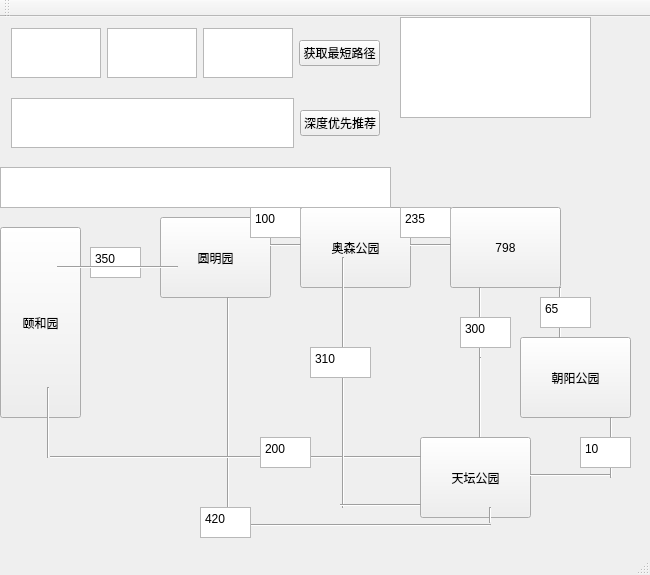
<?xml version="1.0" encoding="UTF-8"?>
<ui version="4.0">
 <class>MainWindow</class>
 <widget class="QMainWindow" name="MainWindow">
  <property name="geometry">
   <rect>
    <x>0</x>
    <y>0</y>
    <width>650</width>
    <height>575</height>
   </rect>
  </property>
  <property name="windowTitle">
   <string>MainWindow</string>
  </property>
  <widget class="QWidget" name="centralWidget">
   <widget class="QTextBrowser" name="inform">
    <property name="geometry">
     <rect>
      <x>400</x>
      <y>0</y>
      <width>191</width>
      <height>101</height>
     </rect>
    </property>
   </widget>
   <widget class="QPushButton" name="sevennineeightPark">
    <property name="geometry">
     <rect>
      <x>450</x>
      <y>190</y>
      <width>111</width>
      <height>81</height>
     </rect>
    </property>
    <property name="text">
     <string>798</string>
    </property>
   </widget>
   <widget class="QPushButton" name="OlympicsPark">
    <property name="geometry">
     <rect>
      <x>300</x>
      <y>190</y>
      <width>111</width>
      <height>81</height>
     </rect>
    </property>
    <property name="text">
     <string>奥森公园</string>
    </property>
   </widget>
   <widget class="QPushButton" name="YuanMingPark">
    <property name="geometry">
     <rect>
      <x>160</x>
      <y>200</y>
      <width>111</width>
      <height>81</height>
     </rect>
    </property>
    <property name="text">
     <string>圆明园</string>
    </property>
   </widget>
   <widget class="QPushButton" name="TianTanPark">
    <property name="geometry">
     <rect>
      <x>420</x>
      <y>420</y>
      <width>111</width>
      <height>81</height>
     </rect>
    </property>
    <property name="text">
     <string>天坛公园</string>
    </property>
   </widget>
   <widget class="QPushButton" name="SummerPalace">
    <property name="geometry">
     <rect>
      <x>0</x>
      <y>210</y>
      <width>81</width>
      <height>191</height>
     </rect>
    </property>
    <property name="text">
     <string>颐和园</string>
    </property>
   </widget>
   <widget class="QPushButton" name="ChaoYangPark">
    <property name="geometry">
     <rect>
      <x>520</x>
      <y>320</y>
      <width>111</width>
      <height>81</height>
     </rect>
    </property>
    <property name="text">
     <string>朝阳公园</string>
    </property>
   </widget>
   <widget class="Line" name="line_2">
    <property name="geometry">
     <rect>
      <x>220</x>
      <y>280</y>
      <width>16</width>
      <height>231</height>
     </rect>
    </property>
    <property name="orientation">
     <enum>Qt::Vertical</enum>
    </property>
   </widget>
   <widget class="Line" name="line_3">
    <property name="geometry">
     <rect>
      <x>270</x>
      <y>220</y>
      <width>31</width>
      <height>16</height>
     </rect>
    </property>
    <property name="orientation">
     <enum>Qt::Horizontal</enum>
    </property>
   </widget>
   <widget class="Line" name="line_4">
    <property name="geometry">
     <rect>
      <x>410</x>
      <y>220</y>
      <width>41</width>
      <height>16</height>
     </rect>
    </property>
    <property name="orientation">
     <enum>Qt::Horizontal</enum>
    </property>
   </widget>
   <widget class="Line" name="line_5">
    <property name="geometry">
     <rect>
      <x>550</x>
      <y>270</y>
      <width>20</width>
      <height>51</height>
     </rect>
    </property>
    <property name="orientation">
     <enum>Qt::Vertical</enum>
    </property>
   </widget>
   <widget class="Line" name="line_6">
    <property name="geometry">
     <rect>
      <x>610</x>
      <y>400</y>
      <width>3</width>
      <height>61</height>
     </rect>
    </property>
    <property name="orientation">
     <enum>Qt::Vertical</enum>
    </property>
   </widget>
   <widget class="Line" name="line_7">
    <property name="geometry">
     <rect>
      <x>530</x>
      <y>450</y>
      <width>81</width>
      <height>16</height>
     </rect>
    </property>
    <property name="orientation">
     <enum>Qt::Horizontal</enum>
    </property>
   </widget>
   <widget class="Line" name="line_8">
    <property name="geometry">
     <rect>
      <x>40</x>
      <y>370</y>
      <width>16</width>
      <height>71</height>
     </rect>
    </property>
    <property name="orientation">
     <enum>Qt::Vertical</enum>
    </property>
   </widget>
   <widget class="Line" name="line_9">
    <property name="geometry">
     <rect>
      <x>50</x>
      <y>430</y>
      <width>371</width>
      <height>20</height>
     </rect>
    </property>
    <property name="orientation">
     <enum>Qt::Horizontal</enum>
    </property>
   </widget>
   <widget class="Line" name="line_10">
    <property name="geometry">
     <rect>
      <x>230</x>
      <y>500</y>
      <width>261</width>
      <height>16</height>
     </rect>
    </property>
    <property name="orientation">
     <enum>Qt::Horizontal</enum>
    </property>
   </widget>
   <widget class="Line" name="line_11">
    <property name="geometry">
     <rect>
      <x>470</x>
      <y>340</y>
      <width>20</width>
      <height>81</height>
     </rect>
    </property>
    <property name="orientation">
     <enum>Qt::Vertical</enum>
    </property>
   </widget>
   <widget class="Line" name="line_12">
    <property name="geometry">
     <rect>
      <x>333</x>
      <y>240</y>
      <width>20</width>
      <height>251</height>
     </rect>
    </property>
    <property name="orientation">
     <enum>Qt::Vertical</enum>
    </property>
   </widget>
   <widget class="Line" name="line_13">
    <property name="geometry">
     <rect>
      <x>470</x>
      <y>270</y>
      <width>20</width>
      <height>71</height>
     </rect>
    </property>
    <property name="orientation">
     <enum>Qt::Vertical</enum>
    </property>
   </widget>
   <widget class="QTextBrowser" name="textBrowser">
    <property name="geometry">
     <rect>
      <x>90</x>
      <y>230</y>
      <width>51</width>
      <height>31</height>
     </rect>
    </property>
    <property name="html">
     <string>&lt;!DOCTYPE HTML PUBLIC &quot;-//W3C//DTD HTML 4.0//EN&quot; &quot;http://www.w3.org/TR/REC-html40/strict.dtd&quot;&gt;
&lt;html&gt;&lt;head&gt;&lt;meta name=&quot;qrichtext&quot; content=&quot;1&quot; /&gt;&lt;style type=&quot;text/css&quot;&gt;
p, li { white-space: pre-wrap; }
&lt;/style&gt;&lt;/head&gt;&lt;body style=&quot; font-family:'SimSun'; font-size:9pt; font-weight:400; font-style:normal;&quot;&gt;
&lt;p style=&quot; margin-top:0px; margin-bottom:0px; margin-left:0px; margin-right:0px; -qt-block-indent:0; text-indent:0px;&quot;&gt;350&lt;/p&gt;&lt;/body&gt;&lt;/html&gt;</string>
    </property>
   </widget>
   <widget class="QTextBrowser" name="textBrowser_2">
    <property name="geometry">
     <rect>
      <x>260</x>
      <y>420</y>
      <width>51</width>
      <height>31</height>
     </rect>
    </property>
    <property name="html">
     <string>&lt;!DOCTYPE HTML PUBLIC &quot;-//W3C//DTD HTML 4.0//EN&quot; &quot;http://www.w3.org/TR/REC-html40/strict.dtd&quot;&gt;
&lt;html&gt;&lt;head&gt;&lt;meta name=&quot;qrichtext&quot; content=&quot;1&quot; /&gt;&lt;style type=&quot;text/css&quot;&gt;
p, li { white-space: pre-wrap; }
&lt;/style&gt;&lt;/head&gt;&lt;body style=&quot; font-family:'SimSun'; font-size:9pt; font-weight:400; font-style:normal;&quot;&gt;
&lt;p style=&quot; margin-top:0px; margin-bottom:0px; margin-left:0px; margin-right:0px; -qt-block-indent:0; text-indent:0px;&quot;&gt;200&lt;/p&gt;&lt;/body&gt;&lt;/html&gt;</string>
    </property>
   </widget>
   <widget class="QTextBrowser" name="textBrowser_3">
    <property name="geometry">
     <rect>
      <x>310</x>
      <y>330</y>
      <width>61</width>
      <height>31</height>
     </rect>
    </property>
    <property name="html">
     <string>&lt;!DOCTYPE HTML PUBLIC &quot;-//W3C//DTD HTML 4.0//EN&quot; &quot;http://www.w3.org/TR/REC-html40/strict.dtd&quot;&gt;
&lt;html&gt;&lt;head&gt;&lt;meta name=&quot;qrichtext&quot; content=&quot;1&quot; /&gt;&lt;style type=&quot;text/css&quot;&gt;
p, li { white-space: pre-wrap; }
&lt;/style&gt;&lt;/head&gt;&lt;body style=&quot; font-family:'SimSun'; font-size:9pt; font-weight:400; font-style:normal;&quot;&gt;
&lt;p style=&quot; margin-top:0px; margin-bottom:0px; margin-left:0px; margin-right:0px; -qt-block-indent:0; text-indent:0px;&quot;&gt;310&lt;/p&gt;&lt;/body&gt;&lt;/html&gt;</string>
    </property>
   </widget>
   <widget class="QTextBrowser" name="textBrowser_4">
    <property name="geometry">
     <rect>
      <x>460</x>
      <y>300</y>
      <width>51</width>
      <height>31</height>
     </rect>
    </property>
    <property name="html">
     <string>&lt;!DOCTYPE HTML PUBLIC &quot;-//W3C//DTD HTML 4.0//EN&quot; &quot;http://www.w3.org/TR/REC-html40/strict.dtd&quot;&gt;
&lt;html&gt;&lt;head&gt;&lt;meta name=&quot;qrichtext&quot; content=&quot;1&quot; /&gt;&lt;style type=&quot;text/css&quot;&gt;
p, li { white-space: pre-wrap; }
&lt;/style&gt;&lt;/head&gt;&lt;body style=&quot; font-family:'SimSun'; font-size:9pt; font-weight:400; font-style:normal;&quot;&gt;
&lt;p style=&quot; margin-top:0px; margin-bottom:0px; margin-left:0px; margin-right:0px; -qt-block-indent:0; text-indent:0px;&quot;&gt;300&lt;/p&gt;&lt;/body&gt;&lt;/html&gt;</string>
    </property>
   </widget>
   <widget class="QTextBrowser" name="textBrowser_5">
    <property name="geometry">
     <rect>
      <x>250</x>
      <y>190</y>
      <width>51</width>
      <height>31</height>
     </rect>
    </property>
    <property name="html">
     <string>&lt;!DOCTYPE HTML PUBLIC &quot;-//W3C//DTD HTML 4.0//EN&quot; &quot;http://www.w3.org/TR/REC-html40/strict.dtd&quot;&gt;
&lt;html&gt;&lt;head&gt;&lt;meta name=&quot;qrichtext&quot; content=&quot;1&quot; /&gt;&lt;style type=&quot;text/css&quot;&gt;
p, li { white-space: pre-wrap; }
&lt;/style&gt;&lt;/head&gt;&lt;body style=&quot; font-family:'SimSun'; font-size:9pt; font-weight:400; font-style:normal;&quot;&gt;
&lt;p style=&quot; margin-top:0px; margin-bottom:0px; margin-left:0px; margin-right:0px; -qt-block-indent:0; text-indent:0px;&quot;&gt;100&lt;/p&gt;&lt;/body&gt;&lt;/html&gt;</string>
    </property>
   </widget>
   <widget class="QTextBrowser" name="textBrowser_6">
    <property name="geometry">
     <rect>
      <x>400</x>
      <y>190</y>
      <width>51</width>
      <height>31</height>
     </rect>
    </property>
    <property name="html">
     <string>&lt;!DOCTYPE HTML PUBLIC &quot;-//W3C//DTD HTML 4.0//EN&quot; &quot;http://www.w3.org/TR/REC-html40/strict.dtd&quot;&gt;
&lt;html&gt;&lt;head&gt;&lt;meta name=&quot;qrichtext&quot; content=&quot;1&quot; /&gt;&lt;style type=&quot;text/css&quot;&gt;
p, li { white-space: pre-wrap; }
&lt;/style&gt;&lt;/head&gt;&lt;body style=&quot; font-family:'SimSun'; font-size:9pt; font-weight:400; font-style:normal;&quot;&gt;
&lt;p style=&quot; margin-top:0px; margin-bottom:0px; margin-left:0px; margin-right:0px; -qt-block-indent:0; text-indent:0px;&quot;&gt;235&lt;/p&gt;&lt;/body&gt;&lt;/html&gt;</string>
    </property>
   </widget>
   <widget class="QTextBrowser" name="textBrowser_7">
    <property name="geometry">
     <rect>
      <x>540</x>
      <y>280</y>
      <width>51</width>
      <height>31</height>
     </rect>
    </property>
    <property name="html">
     <string>&lt;!DOCTYPE HTML PUBLIC &quot;-//W3C//DTD HTML 4.0//EN&quot; &quot;http://www.w3.org/TR/REC-html40/strict.dtd&quot;&gt;
&lt;html&gt;&lt;head&gt;&lt;meta name=&quot;qrichtext&quot; content=&quot;1&quot; /&gt;&lt;style type=&quot;text/css&quot;&gt;
p, li { white-space: pre-wrap; }
&lt;/style&gt;&lt;/head&gt;&lt;body style=&quot; font-family:'SimSun'; font-size:9pt; font-weight:400; font-style:normal;&quot;&gt;
&lt;p style=&quot; margin-top:0px; margin-bottom:0px; margin-left:0px; margin-right:0px; -qt-block-indent:0; text-indent:0px;&quot;&gt;65&lt;/p&gt;&lt;/body&gt;&lt;/html&gt;</string>
    </property>
   </widget>
   <widget class="QTextBrowser" name="textBrowser_8">
    <property name="geometry">
     <rect>
      <x>580</x>
      <y>420</y>
      <width>51</width>
      <height>31</height>
     </rect>
    </property>
    <property name="html">
     <string>&lt;!DOCTYPE HTML PUBLIC &quot;-//W3C//DTD HTML 4.0//EN&quot; &quot;http://www.w3.org/TR/REC-html40/strict.dtd&quot;&gt;
&lt;html&gt;&lt;head&gt;&lt;meta name=&quot;qrichtext&quot; content=&quot;1&quot; /&gt;&lt;style type=&quot;text/css&quot;&gt;
p, li { white-space: pre-wrap; }
&lt;/style&gt;&lt;/head&gt;&lt;body style=&quot; font-family:'SimSun'; font-size:9pt; font-weight:400; font-style:normal;&quot;&gt;
&lt;p style=&quot; margin-top:0px; margin-bottom:0px; margin-left:0px; margin-right:0px; -qt-block-indent:0; text-indent:0px;&quot;&gt;10&lt;/p&gt;&lt;/body&gt;&lt;/html&gt;</string>
    </property>
   </widget>
   <widget class="QTextBrowser" name="textBrowser_10">
    <property name="geometry">
     <rect>
      <x>200</x>
      <y>490</y>
      <width>51</width>
      <height>31</height>
     </rect>
    </property>
    <property name="html">
     <string>&lt;!DOCTYPE HTML PUBLIC &quot;-//W3C//DTD HTML 4.0//EN&quot; &quot;http://www.w3.org/TR/REC-html40/strict.dtd&quot;&gt;
&lt;html&gt;&lt;head&gt;&lt;meta name=&quot;qrichtext&quot; content=&quot;1&quot; /&gt;&lt;style type=&quot;text/css&quot;&gt;
p, li { white-space: pre-wrap; }
&lt;/style&gt;&lt;/head&gt;&lt;body style=&quot; font-family:'SimSun'; font-size:9pt; font-weight:400; font-style:normal;&quot;&gt;
&lt;p style=&quot; margin-top:0px; margin-bottom:0px; margin-left:0px; margin-right:0px; -qt-block-indent:0; text-indent:0px;&quot;&gt;420&lt;/p&gt;&lt;/body&gt;&lt;/html&gt;</string>
    </property>
   </widget>
   <widget class="Line" name="line_15">
    <property name="geometry">
     <rect>
      <x>340</x>
      <y>480</y>
      <width>81</width>
      <height>16</height>
     </rect>
    </property>
    <property name="orientation">
     <enum>Qt::Horizontal</enum>
    </property>
   </widget>
   <widget class="QTextBrowser" name="way">
    <property name="geometry">
     <rect>
      <x>0</x>
      <y>150</y>
      <width>391</width>
      <height>41</height>
     </rect>
    </property>
   </widget>
   <widget class="QWidget" name="layoutWidget">
    <property name="geometry">
     <rect>
      <x>0</x>
      <y>0</y>
      <width>391</width>
      <height>72</height>
     </rect>
    </property>
    <layout class="QHBoxLayout" name="horizontalLayout">
     <item>
      <widget class="QTextEdit" name="from"/>
     </item>
     <item>
      <widget class="QTextEdit" name="medium"/>
     </item>
     <item>
      <widget class="QTextEdit" name="destination"/>
     </item>
     <item>
      <widget class="QPushButton" name="start">
       <property name="text">
        <string>获取最短路径</string>
       </property>
      </widget>
     </item>
    </layout>
   </widget>
   <widget class="Line" name="line">
    <property name="geometry">
     <rect>
      <x>57</x>
      <y>240</y>
      <width>121</width>
      <height>20</height>
     </rect>
    </property>
    <property name="orientation">
     <enum>Qt::Horizontal</enum>
    </property>
   </widget>
   <widget class="Line" name="line_16">
    <property name="geometry">
     <rect>
      <x>480</x>
      <y>490</y>
      <width>20</width>
      <height>16</height>
     </rect>
    </property>
    <property name="orientation">
     <enum>Qt::Vertical</enum>
    </property>
   </widget>
   <widget class="QWidget" name="layoutWidget">
    <property name="geometry">
     <rect>
      <x>0</x>
      <y>70</y>
      <width>391</width>
      <height>72</height>
     </rect>
    </property>
    <layout class="QHBoxLayout" name="horizontalLayout_2">
     <item>
      <widget class="QTextEdit" name="froming"/>
     </item>
     <item>
      <widget class="QPushButton" name="pushButton">
       <property name="text">
        <string>深度优先推荐</string>
       </property>
      </widget>
     </item>
    </layout>
   </widget>
  </widget>
  <widget class="QMenuBar" name="menuBar">
   <property name="geometry">
    <rect>
     <x>0</x>
     <y>0</y>
     <width>650</width>
     <height>21</height>
    </rect>
   </property>
  </widget>
  <widget class="QToolBar" name="mainToolBar">
   <attribute name="toolBarArea">
    <enum>TopToolBarArea</enum>
   </attribute>
   <attribute name="toolBarBreak">
    <bool>false</bool>
   </attribute>
  </widget>
  <widget class="QStatusBar" name="statusBar"/>
 </widget>
 <layoutdefault spacing="6" margin="11"/>
 <resources/>
 <connections/>
</ui>
